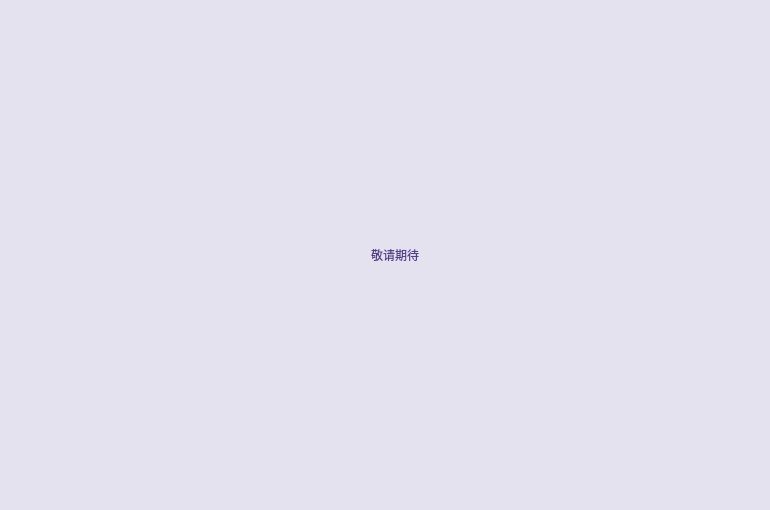
<?xml version="1.0" encoding="UTF-8"?>
<ui version="4.0">
 <class>ExchangeModePage</class>
 <widget class="QWidget" name="ExchangeModePage">
  <property name="geometry">
   <rect>
    <x>0</x>
    <y>0</y>
    <width>770</width>
    <height>510</height>
   </rect>
  </property>
  <property name="windowTitle">
   <string>Form</string>
  </property>
  <widget class="QLabel" name="title_label">
   <property name="geometry">
    <rect>
     <x>60</x>
     <y>50</y>
     <width>200</width>
     <height>26</height>
    </rect>
   </property>
   <property name="styleSheet">
    <string notr="true"/>
   </property>
   <property name="text">
    <string>交易所</string>
   </property>
  </widget>
  <widget class="QWidget" name="widget" native="true">
   <property name="geometry">
    <rect>
     <x>60</x>
     <y>115</y>
     <width>650</width>
     <height>90</height>
    </rect>
   </property>
   <property name="WidgetStyle" stdset="0">
    <string>container2</string>
   </property>
   <widget class="QLabel" name="currentPairLabel2">
    <property name="geometry">
     <rect>
      <x>20</x>
      <y>10</y>
      <width>60</width>
      <height>20</height>
     </rect>
    </property>
    <property name="font">
     <font>
      <family>微软雅黑</family>
      <pointsize>-1</pointsize>
      <weight>50</weight>
      <italic>false</italic>
      <bold>false</bold>
     </font>
    </property>
    <property name="styleSheet">
     <string notr="true">QLabel{color: rgb(137,129,161);font: 12px &quot;微软雅黑&quot;;}
</string>
    </property>
    <property name="text">
     <string>交易对</string>
    </property>
    <property name="scaledContents">
     <bool>true</bool>
    </property>
    <property name="textInteractionFlags">
     <set>Qt::TextSelectableByMouse</set>
    </property>
   </widget>
   <widget class="QLabel" name="currentPairLabel">
    <property name="geometry">
     <rect>
      <x>80</x>
      <y>10</y>
      <width>70</width>
      <height>20</height>
     </rect>
    </property>
    <property name="font">
     <font>
      <family>微软雅黑</family>
      <pointsize>-1</pointsize>
      <weight>50</weight>
      <italic>false</italic>
      <bold>false</bold>
     </font>
    </property>
    <property name="styleSheet">
     <string notr="true">QLabel{color: rgb(137,129,161);font: 12px &quot;微软雅黑&quot;;}
</string>
    </property>
    <property name="text">
     <string/>
    </property>
    <property name="scaledContents">
     <bool>true</bool>
    </property>
    <property name="textInteractionFlags">
     <set>Qt::TextSelectableByMouse</set>
    </property>
   </widget>
   <widget class="QLabel" name="currentPairLabel2_3">
    <property name="geometry">
     <rect>
      <x>30</x>
      <y>60</y>
      <width>140</width>
      <height>20</height>
     </rect>
    </property>
    <property name="font">
     <font>
      <family>微软雅黑</family>
      <pointsize>-1</pointsize>
      <weight>50</weight>
      <italic>false</italic>
      <bold>false</bold>
     </font>
    </property>
    <property name="styleSheet">
     <string notr="true">QLabel{color: rgb(137,129,161);font: 14px &quot;微软雅黑&quot;;}
</string>
    </property>
    <property name="text">
     <string>可用</string>
    </property>
    <property name="scaledContents">
     <bool>true</bool>
    </property>
    <property name="alignment">
     <set>Qt::AlignCenter</set>
    </property>
    <property name="textInteractionFlags">
     <set>Qt::TextSelectableByMouse</set>
    </property>
   </widget>
   <widget class="QLabel" name="availableLabel1">
    <property name="geometry">
     <rect>
      <x>30</x>
      <y>40</y>
      <width>140</width>
      <height>20</height>
     </rect>
    </property>
    <property name="font">
     <font>
      <family>微软雅黑</family>
      <pointsize>-1</pointsize>
      <weight>75</weight>
      <italic>false</italic>
      <bold>true</bold>
     </font>
    </property>
    <property name="styleSheet">
     <string notr="true">QLabel{color: rgb(83,61,138);font:bold 14px &quot;微软雅黑&quot;;}
</string>
    </property>
    <property name="text">
     <string>-</string>
    </property>
    <property name="scaledContents">
     <bool>true</bool>
    </property>
    <property name="alignment">
     <set>Qt::AlignCenter</set>
    </property>
    <property name="textInteractionFlags">
     <set>Qt::TextSelectableByMouse</set>
    </property>
   </widget>
   <widget class="QLabel" name="availableLabel2">
    <property name="geometry">
     <rect>
      <x>180</x>
      <y>40</y>
      <width>140</width>
      <height>20</height>
     </rect>
    </property>
    <property name="font">
     <font>
      <family>微软雅黑</family>
      <pointsize>-1</pointsize>
      <weight>75</weight>
      <italic>false</italic>
      <bold>true</bold>
     </font>
    </property>
    <property name="styleSheet">
     <string notr="true">QLabel{color: rgb(83,61,138);font:bold 14px &quot;微软雅黑&quot;;}
</string>
    </property>
    <property name="text">
     <string>-</string>
    </property>
    <property name="scaledContents">
     <bool>true</bool>
    </property>
    <property name="alignment">
     <set>Qt::AlignCenter</set>
    </property>
    <property name="textInteractionFlags">
     <set>Qt::TextSelectableByMouse</set>
    </property>
   </widget>
   <widget class="QLabel" name="currentPairLabel2_5">
    <property name="geometry">
     <rect>
      <x>180</x>
      <y>60</y>
      <width>140</width>
      <height>20</height>
     </rect>
    </property>
    <property name="font">
     <font>
      <family>微软雅黑</family>
      <pointsize>-1</pointsize>
      <weight>50</weight>
      <italic>false</italic>
      <bold>false</bold>
     </font>
    </property>
    <property name="styleSheet">
     <string notr="true">QLabel{color: rgb(137,129,161);font: 14px &quot;微软雅黑&quot;;}
</string>
    </property>
    <property name="text">
     <string>可用</string>
    </property>
    <property name="scaledContents">
     <bool>true</bool>
    </property>
    <property name="alignment">
     <set>Qt::AlignCenter</set>
    </property>
    <property name="textInteractionFlags">
     <set>Qt::TextSelectableByMouse</set>
    </property>
   </widget>
   <widget class="QLabel" name="ableToBuyLabel">
    <property name="geometry">
     <rect>
      <x>330</x>
      <y>40</y>
      <width>140</width>
      <height>20</height>
     </rect>
    </property>
    <property name="font">
     <font>
      <family>微软雅黑</family>
      <pointsize>-1</pointsize>
      <weight>75</weight>
      <italic>false</italic>
      <bold>true</bold>
     </font>
    </property>
    <property name="styleSheet">
     <string notr="true">QLabel{color: rgb(83,61,138);font:bold 14px &quot;微软雅黑&quot;;}
</string>
    </property>
    <property name="text">
     <string>-</string>
    </property>
    <property name="scaledContents">
     <bool>true</bool>
    </property>
    <property name="alignment">
     <set>Qt::AlignCenter</set>
    </property>
    <property name="textInteractionFlags">
     <set>Qt::TextSelectableByMouse</set>
    </property>
   </widget>
   <widget class="QLabel" name="currentPairLabel2_7">
    <property name="geometry">
     <rect>
      <x>330</x>
      <y>60</y>
      <width>140</width>
      <height>20</height>
     </rect>
    </property>
    <property name="font">
     <font>
      <family>微软雅黑</family>
      <pointsize>-1</pointsize>
      <weight>50</weight>
      <italic>false</italic>
      <bold>false</bold>
     </font>
    </property>
    <property name="styleSheet">
     <string notr="true">QLabel{color: rgb(137,129,161);font: 14px &quot;微软雅黑&quot;;}
</string>
    </property>
    <property name="text">
     <string>可买</string>
    </property>
    <property name="scaledContents">
     <bool>true</bool>
    </property>
    <property name="alignment">
     <set>Qt::AlignCenter</set>
    </property>
    <property name="textInteractionFlags">
     <set>Qt::TextSelectableByMouse</set>
    </property>
   </widget>
   <widget class="QLabel" name="ableToSellLabel">
    <property name="geometry">
     <rect>
      <x>480</x>
      <y>40</y>
      <width>140</width>
      <height>20</height>
     </rect>
    </property>
    <property name="font">
     <font>
      <family>微软雅黑</family>
      <pointsize>-1</pointsize>
      <weight>75</weight>
      <italic>false</italic>
      <bold>true</bold>
     </font>
    </property>
    <property name="styleSheet">
     <string notr="true">QLabel{color: rgb(83,61,138);font:bold 14px &quot;微软雅黑&quot;;}
</string>
    </property>
    <property name="text">
     <string>-</string>
    </property>
    <property name="scaledContents">
     <bool>true</bool>
    </property>
    <property name="alignment">
     <set>Qt::AlignCenter</set>
    </property>
    <property name="textInteractionFlags">
     <set>Qt::TextSelectableByMouse</set>
    </property>
   </widget>
   <widget class="QLabel" name="currentPairLabel2_9">
    <property name="geometry">
     <rect>
      <x>480</x>
      <y>60</y>
      <width>140</width>
      <height>20</height>
     </rect>
    </property>
    <property name="font">
     <font>
      <family>微软雅黑</family>
      <pointsize>-1</pointsize>
      <weight>50</weight>
      <italic>false</italic>
      <bold>false</bold>
     </font>
    </property>
    <property name="styleSheet">
     <string notr="true">QLabel{color: rgb(137,129,161);font: 14px &quot;微软雅黑&quot;;}
</string>
    </property>
    <property name="text">
     <string>可卖</string>
    </property>
    <property name="scaledContents">
     <bool>true</bool>
    </property>
    <property name="alignment">
     <set>Qt::AlignCenter</set>
    </property>
    <property name="textInteractionFlags">
     <set>Qt::TextSelectableByMouse</set>
    </property>
   </widget>
   <widget class="QLabel" name="currentPairLabel2_2">
    <property name="geometry">
     <rect>
      <x>180</x>
      <y>10</y>
      <width>80</width>
      <height>20</height>
     </rect>
    </property>
    <property name="font">
     <font>
      <family>微软雅黑</family>
      <pointsize>-1</pointsize>
      <weight>50</weight>
      <italic>false</italic>
      <bold>false</bold>
     </font>
    </property>
    <property name="styleSheet">
     <string notr="true">QLabel{color: rgb(137,129,161);font: 12px &quot;微软雅黑&quot;;}
</string>
    </property>
    <property name="text">
     <string>最近成交价</string>
    </property>
    <property name="scaledContents">
     <bool>true</bool>
    </property>
    <property name="textInteractionFlags">
     <set>Qt::TextSelectableByMouse</set>
    </property>
   </widget>
   <widget class="QLabel" name="currentPriceLabel">
    <property name="geometry">
     <rect>
      <x>260</x>
      <y>10</y>
      <width>120</width>
      <height>20</height>
     </rect>
    </property>
    <property name="font">
     <font>
      <family>微软雅黑</family>
      <pointsize>-1</pointsize>
      <weight>50</weight>
      <italic>false</italic>
      <bold>false</bold>
     </font>
    </property>
    <property name="styleSheet">
     <string notr="true">QLabel{color: rgb(137,129,161);font: 12px &quot;微软雅黑&quot;;}
</string>
    </property>
    <property name="text">
     <string/>
    </property>
    <property name="scaledContents">
     <bool>true</bool>
    </property>
    <property name="textInteractionFlags">
     <set>Qt::TextSelectableByMouse</set>
    </property>
   </widget>
  </widget>
  <widget class="QPushButton" name="marketBtn1">
   <property name="geometry">
    <rect>
     <x>190</x>
     <y>80</y>
     <width>80</width>
     <height>18</height>
    </rect>
   </property>
   <property name="styleSheet">
    <string notr="true"/>
   </property>
   <property name="text">
    <string>HX交易区</string>
   </property>
   <property name="BtnStyle" stdset="0">
    <string>dropDown</string>
   </property>
  </widget>
  <widget class="QPushButton" name="marketBtn3">
   <property name="geometry">
    <rect>
     <x>300</x>
     <y>80</y>
     <width>90</width>
     <height>18</height>
    </rect>
   </property>
   <property name="text">
    <string>PAX交易区</string>
   </property>
   <property name="BtnStyle" stdset="0">
    <string>dropDown</string>
   </property>
  </widget>
  <widget class="QPushButton" name="favoriteMarketBtn">
   <property name="geometry">
    <rect>
     <x>60</x>
     <y>80</y>
     <width>100</width>
     <height>18</height>
    </rect>
   </property>
   <property name="text">
    <string>常用交易区</string>
   </property>
   <property name="BtnStyle" stdset="0">
    <string>dropDown</string>
   </property>
  </widget>
  <widget class="QWidget" name="widget2" native="true">
   <property name="geometry">
    <rect>
     <x>60</x>
     <y>210</y>
     <width>420</width>
     <height>248</height>
    </rect>
   </property>
   <property name="WidgetStyle" stdset="0">
    <string>container2</string>
   </property>
   <widget class="QLineEdit" name="buyPriceLineEdit">
    <property name="geometry">
     <rect>
      <x>10</x>
      <y>15</y>
      <width>190</width>
      <height>30</height>
     </rect>
    </property>
    <property name="layoutDirection">
     <enum>Qt::LeftToRight</enum>
    </property>
    <property name="alignment">
     <set>Qt::AlignRight|Qt::AlignTrailing|Qt::AlignVCenter</set>
    </property>
    <property name="LineEditStyle" stdset="0">
     <string>red</string>
    </property>
   </widget>
   <widget class="QLineEdit" name="sellPriceLineEdit">
    <property name="geometry">
     <rect>
      <x>220</x>
      <y>15</y>
      <width>190</width>
      <height>30</height>
     </rect>
    </property>
    <property name="layoutDirection">
     <enum>Qt::LeftToRight</enum>
    </property>
    <property name="alignment">
     <set>Qt::AlignRight|Qt::AlignTrailing|Qt::AlignVCenter</set>
    </property>
    <property name="LineEditStyle" stdset="0">
     <string>green</string>
    </property>
   </widget>
   <widget class="QLineEdit" name="buyAmountLineEdit">
    <property name="geometry">
     <rect>
      <x>10</x>
      <y>65</y>
      <width>190</width>
      <height>30</height>
     </rect>
    </property>
    <property name="layoutDirection">
     <enum>Qt::LeftToRight</enum>
    </property>
    <property name="alignment">
     <set>Qt::AlignRight|Qt::AlignTrailing|Qt::AlignVCenter</set>
    </property>
    <property name="LineEditStyle" stdset="0">
     <string>red</string>
    </property>
   </widget>
   <widget class="QLineEdit" name="sellAmountLineEdit">
    <property name="geometry">
     <rect>
      <x>220</x>
      <y>65</y>
      <width>190</width>
      <height>30</height>
     </rect>
    </property>
    <property name="layoutDirection">
     <enum>Qt::LeftToRight</enum>
    </property>
    <property name="styleSheet">
     <string notr="true"/>
    </property>
    <property name="alignment">
     <set>Qt::AlignRight|Qt::AlignTrailing|Qt::AlignVCenter</set>
    </property>
    <property name="LineEditStyle" stdset="0">
     <string>green</string>
    </property>
   </widget>
   <widget class="QLabel" name="buyPriceLabel">
    <property name="geometry">
     <rect>
      <x>20</x>
      <y>19</y>
      <width>80</width>
      <height>20</height>
     </rect>
    </property>
    <property name="font">
     <font>
      <family>微软雅黑</family>
      <pointsize>-1</pointsize>
      <weight>50</weight>
      <italic>false</italic>
      <bold>false</bold>
     </font>
    </property>
    <property name="styleSheet">
     <string notr="true">QLabel{color: rgb(137,129,161);font: 11px &quot;微软雅黑&quot;;}
</string>
    </property>
    <property name="text">
     <string>买入价</string>
    </property>
    <property name="scaledContents">
     <bool>true</bool>
    </property>
    <property name="textInteractionFlags">
     <set>Qt::TextSelectableByMouse</set>
    </property>
   </widget>
   <widget class="QLabel" name="buyAmountLabel">
    <property name="geometry">
     <rect>
      <x>20</x>
      <y>69</y>
      <width>80</width>
      <height>20</height>
     </rect>
    </property>
    <property name="font">
     <font>
      <family>微软雅黑</family>
      <pointsize>-1</pointsize>
      <weight>50</weight>
      <italic>false</italic>
      <bold>false</bold>
     </font>
    </property>
    <property name="styleSheet">
     <string notr="true">QLabel{color: rgb(137,129,161);font: 11px &quot;微软雅黑&quot;;}
</string>
    </property>
    <property name="text">
     <string>买入量</string>
    </property>
    <property name="scaledContents">
     <bool>true</bool>
    </property>
    <property name="textInteractionFlags">
     <set>Qt::TextSelectableByMouse</set>
    </property>
   </widget>
   <widget class="QLabel" name="sellPriceLabel">
    <property name="geometry">
     <rect>
      <x>230</x>
      <y>19</y>
      <width>80</width>
      <height>20</height>
     </rect>
    </property>
    <property name="font">
     <font>
      <family>微软雅黑</family>
      <pointsize>-1</pointsize>
      <weight>50</weight>
      <italic>false</italic>
      <bold>false</bold>
     </font>
    </property>
    <property name="styleSheet">
     <string notr="true">QLabel{color: rgb(137,129,161);font: 11px &quot;微软雅黑&quot;;}
</string>
    </property>
    <property name="text">
     <string>卖出价</string>
    </property>
    <property name="scaledContents">
     <bool>true</bool>
    </property>
    <property name="textInteractionFlags">
     <set>Qt::TextSelectableByMouse</set>
    </property>
   </widget>
   <widget class="QLabel" name="sellAmountLabel">
    <property name="geometry">
     <rect>
      <x>230</x>
      <y>69</y>
      <width>80</width>
      <height>20</height>
     </rect>
    </property>
    <property name="font">
     <font>
      <family>微软雅黑</family>
      <pointsize>-1</pointsize>
      <weight>50</weight>
      <italic>false</italic>
      <bold>false</bold>
     </font>
    </property>
    <property name="styleSheet">
     <string notr="true">QLabel{color: rgb(137,129,161);font: 11px &quot;微软雅黑&quot;;}
</string>
    </property>
    <property name="text">
     <string>卖出量</string>
    </property>
    <property name="scaledContents">
     <bool>true</bool>
    </property>
    <property name="textInteractionFlags">
     <set>Qt::TextSelectableByMouse</set>
    </property>
   </widget>
   <widget class="QToolButton" name="buyBtn">
    <property name="geometry">
     <rect>
      <x>30</x>
      <y>190</y>
      <width>150</width>
      <height>28</height>
     </rect>
    </property>
    <property name="cursor">
     <cursorShape>PointingHandCursor</cursorShape>
    </property>
    <property name="styleSheet">
     <string notr="true">background-color: rgb(235, 0, 94);border:none;border-radius:6px;color: white;
font: 12px &quot;微软雅黑&quot;;</string>
    </property>
    <property name="text">
     <string>我要买入</string>
    </property>
   </widget>
   <widget class="QToolButton" name="sellBtn">
    <property name="geometry">
     <rect>
      <x>240</x>
      <y>190</y>
      <width>150</width>
      <height>28</height>
     </rect>
    </property>
    <property name="cursor">
     <cursorShape>PointingHandCursor</cursorShape>
    </property>
    <property name="styleSheet">
     <string notr="true">background-color: rgb(44,202,148);border:none;border-radius:6px;color: white;
font: 12px &quot;微软雅黑&quot;;</string>
    </property>
    <property name="text">
     <string>我要卖出</string>
    </property>
   </widget>
   <widget class="QLabel" name="estimatedBuyLabel">
    <property name="geometry">
     <rect>
      <x>10</x>
      <y>160</y>
      <width>190</width>
      <height>20</height>
     </rect>
    </property>
    <property name="styleSheet">
     <string notr="true">font: 12px &quot;微软雅黑&quot;;
color: rgb(137, 129, 161);</string>
    </property>
    <property name="text">
     <string>&lt;html&gt;&lt;head/&gt;&lt;body&gt;&lt;p&gt;预计交易额：&lt;span style=&quot; color:#eb005e;&quot;&gt;0.00&lt;/span&gt; &lt;/p&gt;&lt;/body&gt;&lt;/html&gt;</string>
    </property>
    <property name="alignment">
     <set>Qt::AlignCenter</set>
    </property>
   </widget>
   <widget class="QLabel" name="estimateSellLabel">
    <property name="geometry">
     <rect>
      <x>220</x>
      <y>160</y>
      <width>190</width>
      <height>20</height>
     </rect>
    </property>
    <property name="styleSheet">
     <string notr="true">font: 12px &quot;微软雅黑&quot;;
color: rgb(137, 129, 161);</string>
    </property>
    <property name="text">
     <string>&lt;html&gt;&lt;head/&gt;&lt;body&gt;&lt;p&gt;预计交易额：&lt;span style=&quot; color:#2cca94;&quot;&gt;0.00&lt;/span&gt; &lt;/p&gt;&lt;/body&gt;&lt;/html&gt;</string>
    </property>
    <property name="alignment">
     <set>Qt::AlignCenter</set>
    </property>
   </widget>
  </widget>
  <widget class="QComboBox" name="positionComboBox">
   <property name="geometry">
    <rect>
     <x>490</x>
     <y>210</y>
     <width>110</width>
     <height>22</height>
    </rect>
   </property>
   <property name="font">
    <font>
     <family>微软雅黑</family>
     <weight>50</weight>
     <bold>false</bold>
    </font>
   </property>
   <property name="focusPolicy">
    <enum>Qt::NoFocus</enum>
   </property>
   <property name="styleSheet">
    <string notr="true"/>
   </property>
   <item>
    <property name="text">
     <string>默认档位</string>
    </property>
   </item>
   <item>
    <property name="text">
     <string>5档</string>
    </property>
   </item>
   <item>
    <property name="text">
     <string>10档</string>
    </property>
   </item>
   <item>
    <property name="text">
     <string>20档</string>
    </property>
   </item>
  </widget>
  <widget class="QComboBox" name="depthComboBox">
   <property name="geometry">
    <rect>
     <x>600</x>
     <y>210</y>
     <width>110</width>
     <height>22</height>
    </rect>
   </property>
   <property name="font">
    <font>
     <family>微软雅黑</family>
     <weight>50</weight>
     <bold>false</bold>
    </font>
   </property>
   <property name="focusPolicy">
    <enum>Qt::NoFocus</enum>
   </property>
   <property name="styleSheet">
    <string notr="true"/>
   </property>
   <item>
    <property name="text">
     <string>默认深度</string>
    </property>
   </item>
   <item>
    <property name="text">
     <string>0.0001</string>
    </property>
   </item>
  </widget>
  <widget class="QTableWidget" name="sellPositionTableWidget">
   <property name="geometry">
    <rect>
     <x>490</x>
     <y>235</y>
     <width>220</width>
     <height>110</height>
    </rect>
   </property>
   <property name="TableStyle" stdset="0">
    <string>table2</string>
   </property>
   <column>
    <property name="text">
     <string>卖</string>
    </property>
   </column>
   <column>
    <property name="text">
     <string>价格</string>
    </property>
   </column>
   <column>
    <property name="text">
     <string>深度</string>
    </property>
   </column>
   <column>
    <property name="text">
     <string>深度图</string>
    </property>
   </column>
  </widget>
  <widget class="QTableWidget" name="buyPositionTableWidget">
   <property name="geometry">
    <rect>
     <x>490</x>
     <y>348</y>
     <width>220</width>
     <height>110</height>
    </rect>
   </property>
   <property name="TableStyle" stdset="0">
    <string>table2</string>
   </property>
   <column>
    <property name="text">
     <string>买</string>
    </property>
   </column>
   <column>
    <property name="text">
     <string>价格</string>
    </property>
   </column>
   <column>
    <property name="text">
     <string>深度</string>
    </property>
   </column>
   <column>
    <property name="text">
     <string>深度图</string>
    </property>
   </column>
  </widget>
  <widget class="QLabel" name="label">
   <property name="geometry">
    <rect>
     <x>540</x>
     <y>80</y>
     <width>70</width>
     <height>18</height>
    </rect>
   </property>
   <property name="font">
    <font>
     <family>Microsoft YaHei UI Light</family>
     <pointsize>-1</pointsize>
     <weight>50</weight>
     <italic>false</italic>
     <bold>false</bold>
    </font>
   </property>
   <property name="styleSheet">
    <string notr="true">QLabel{color: rgb(137,129,161);
font: 11px &quot;Microsoft YaHei UI Light&quot;;}</string>
   </property>
   <property name="text">
    <string>当前账户</string>
   </property>
   <property name="alignment">
    <set>Qt::AlignLeading|Qt::AlignLeft|Qt::AlignVCenter</set>
   </property>
  </widget>
  <widget class="QComboBox" name="accountComboBox">
   <property name="geometry">
    <rect>
     <x>610</x>
     <y>80</y>
     <width>100</width>
     <height>18</height>
    </rect>
   </property>
   <property name="font">
    <font>
     <family>微软雅黑 Light</family>
     <weight>50</weight>
     <bold>false</bold>
    </font>
   </property>
   <property name="focusPolicy">
    <enum>Qt::NoFocus</enum>
   </property>
   <property name="styleSheet">
    <string notr="true"/>
   </property>
  </widget>
  <widget class="QToolButton" name="balanceBtn">
   <property name="geometry">
    <rect>
     <x>630</x>
     <y>40</y>
     <width>80</width>
     <height>24</height>
    </rect>
   </property>
   <property name="cursor">
    <cursorShape>PointingHandCursor</cursorShape>
   </property>
   <property name="styleSheet">
    <string notr="true">background-color: rgb(83, 61, 138);
color: rgb(255, 255, 255);
border-radius:12px;
font:12px &quot;微软雅黑 Light&quot;;</string>
   </property>
   <property name="text">
    <string>我的资产</string>
   </property>
  </widget>
  <widget class="QToolButton" name="myOrdersBtn">
   <property name="geometry">
    <rect>
     <x>530</x>
     <y>40</y>
     <width>80</width>
     <height>24</height>
    </rect>
   </property>
   <property name="cursor">
    <cursorShape>PointingHandCursor</cursorShape>
   </property>
   <property name="styleSheet">
    <string notr="true">background-color: rgb(83, 61, 138);
color: rgb(255, 255, 255);
border-radius:12px;
font:12px &quot;微软雅黑 Light&quot;;</string>
   </property>
   <property name="text">
    <string>我的委托</string>
   </property>
  </widget>
  <widget class="QWidget" name="widget_2" native="true">
   <property name="geometry">
    <rect>
     <x>0</x>
     <y>0</y>
     <width>770</width>
     <height>510</height>
    </rect>
   </property>
   <property name="styleSheet">
    <string notr="true">background-color: rgb(229, 226, 240);</string>
   </property>
   <widget class="QLabel" name="label_2">
    <property name="geometry">
     <rect>
      <x>245</x>
      <y>205</y>
      <width>300</width>
      <height>100</height>
     </rect>
    </property>
    <property name="styleSheet">
     <string notr="true">font: 14px &quot;微软雅黑&quot;;
color: rgb(84,61,137);</string>
    </property>
    <property name="text">
     <string>敬请期待</string>
    </property>
    <property name="alignment">
     <set>Qt::AlignCenter</set>
    </property>
   </widget>
  </widget>
 </widget>
 <tabstops>
  <tabstop>buyPriceLineEdit</tabstop>
  <tabstop>buyAmountLineEdit</tabstop>
  <tabstop>sellPriceLineEdit</tabstop>
  <tabstop>sellAmountLineEdit</tabstop>
  <tabstop>buyPositionTableWidget</tabstop>
  <tabstop>balanceBtn</tabstop>
  <tabstop>myOrdersBtn</tabstop>
  <tabstop>marketBtn1</tabstop>
  <tabstop>favoriteMarketBtn</tabstop>
  <tabstop>marketBtn3</tabstop>
  <tabstop>sellPositionTableWidget</tabstop>
  <tabstop>buyBtn</tabstop>
  <tabstop>sellBtn</tabstop>
 </tabstops>
 <resources/>
 <connections/>
</ui>
